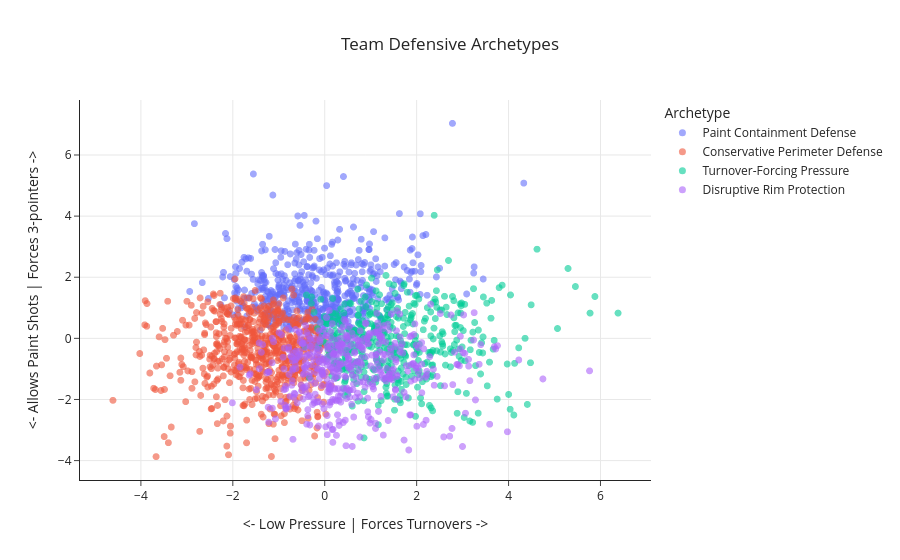

This figure's notebook cell:
### Markdown cell above
## Defense Style KMeans model

### Code cell
show_archetypes("defense")

### Figure 1 — Plotly figure (JSON) as saved in the notebook; plotly's stock layout.template omitted (floating-point values rounded to 4 significant figures; data arrays with more than 128 entries replaced by an {"elided": "..."} marker saying what was removed)
{"data": [{"customdata": {"elided": "548x2 str values"}, "hovertemplate": "defense_archetype=Paint Containment Defense<br>defense_x=%{x}<br>defense_y=%{y}<br>teamMarket=%{customdata[0]}<br>competitionName=%{customdata[1]}<extra></extra>", "legendgroup": "Paint Containment Defense", "marker": {"color": "#636efa", "opacity": 0.6, "size": 7, "symbol": "circle"}, "mode": "markers", "name": "Paint Containment Defense", "showlegend": true, "type": "scattergl", "x": {"elided": "548 float values"}, "xaxis": "x", "y": {"elided": "548 float values"}, "yaxis": "y"}, {"customdata": {"elided": "662x2 str values"}, "hovertemplate": "defense_archetype=Conservative Perimeter Defense<br>defense_x=%{x}<br>defense_y=%{y}<br>teamMarket=%{customdata[0]}<br>competitionName=%{customdata[1]}<extra></extra>", "legendgroup": "Conservative Perimeter Defense", "marker": {"color": "#EF553B", "opacity": 0.6, "size": 7, "symbol": "circle"}, "mode": "markers", "name": "Conservative Perimeter Defense", "showlegend": true, "type": "scattergl", "x": {"elided": "662 float values"}, "xaxis": "x", "y": {"elided": "662 float values"}, "yaxis": "y"}, {"customdata": {"elided": "472x2 str values"}, "hovertemplate": "defense_archetype=Turnover-Forcing Pressure<br>defense_x=%{x}<br>defense_y=%{y}<br>teamMarket=%{customdata[0]}<br>competitionName=%{customdata[1]}<extra></extra>", "legendgroup": "Turnover-Forcing Pressure", "marker": {"color": "#00cc96", "opacity": 0.6, "size": 7, "symbol": "circle"}, "mode": "markers", "name": "Turnover-Forcing Pressure", "showlegend": true, "type": "scattergl", "x": {"elided": "472 float values"}, "xaxis": "x", "y": {"elided": "472 float values"}, "yaxis": "y"}, {"customdata": {"elided": "477x2 str values"}, "hovertemplate": "defense_archetype=Disruptive Rim Protection<br>defense_x=%{x}<br>defense_y=%{y}<br>teamMarket=%{customdata[0]}<br>competitionName=%{customdata[1]}<extra></extra>", "legendgroup": "Disruptive Rim Protection", "marker": {"color": "#ab63fa", "opacity": 0.6, "size": 7, "symbol": "circle"}, "mode": "markers", "name": "Disruptive Rim Protection", "showlegend": true, "type": "scattergl", "x": {"elided": "477 float values"}, "xaxis": "x", "y": {"elided": "477 float values"}, "yaxis": "y"}], "layout": {"legend": {"title": {"text": "Archetype"}, "tracegroupgap": 0}, "shapes": [{"line": {"color": "gray", "dash": "dash"}, "type": "line", "x0": 0, "x1": 1, "xref": "x domain", "y0": 0, "y1": 0, "yref": "y"}, {"line": {"color": "gray", "dash": "dash"}, "type": "line", "x0": 0, "x1": 0, "xref": "x", "y0": 0, "y1": 1, "yref": "y domain"}], "title": {"text": "Team Defensive Archetypes", "x": 0.5}, "xaxis": {"anchor": "y", "domain": [0, 1], "gridwidth": 1, "showgrid": true, "title": {"text": "<- Low Pressure | Forces Turnovers ->"}}, "yaxis": {"anchor": "x", "domain": [0, 1], "gridwidth": 1, "showgrid": true, "title": {"text": "<- Allows Paint Shots | Forces 3-pointers ->"}}}}
